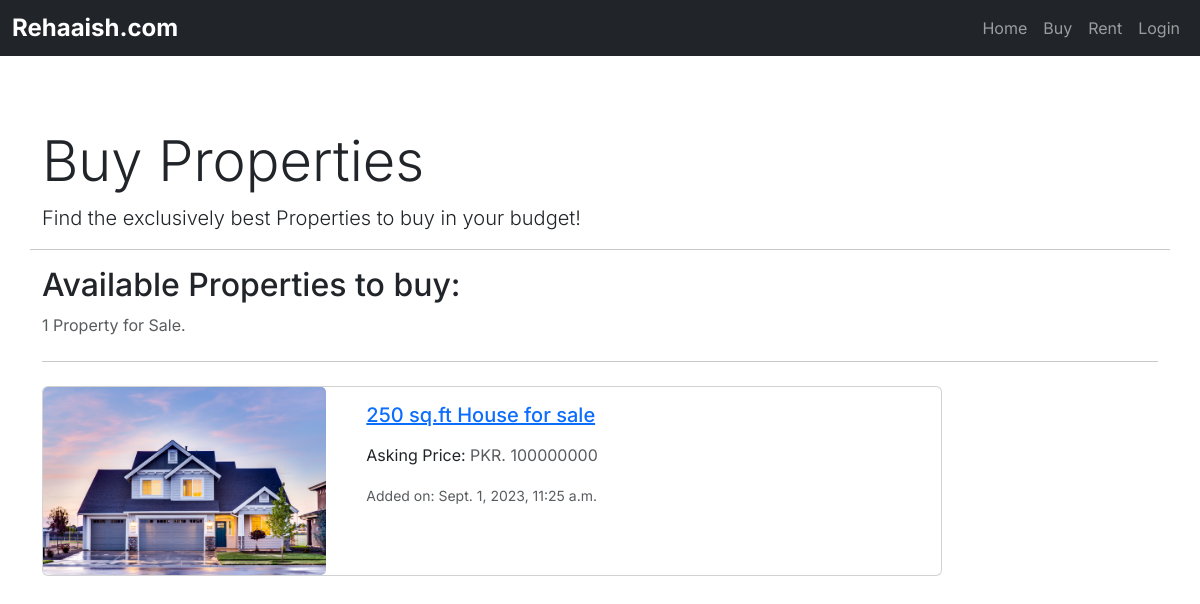
Page /buy/ on the earlier database version.
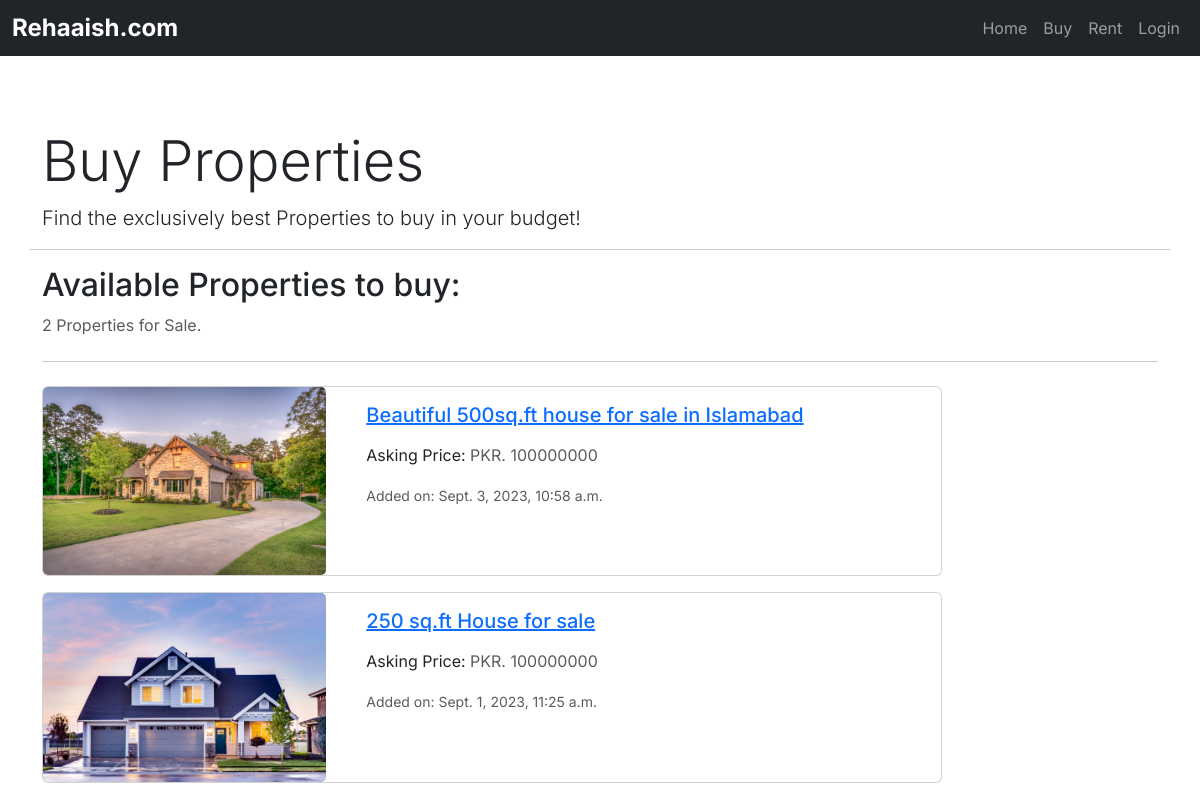
Same page on the later database version.
### market/models.py (models this page shows, shortened)
class Property(models.Model):
    UNIT_CHOICES = [
        ("Square feet", "sq.ft"),
        ("Square meters", "sq.m"),
        ("Marla", "marla"),
        ("Kanal", "kanal"),
    ]
    SALE_CHOICES = [
        ("Sell", "Sell"),
        ("Rent", "Rent"),
    ]
    PROVINCE_CHOICES = [
        ("Sindh", "S"),
        ("Punjab", "P"),
        ("Balochistan", "B"),
        ("KPK", "K"),
    ]
    title = models.CharField(max_length=300, blank=True, null=True)
    owner = models.ForeignKey(
        settings.AUTH_USER_MODEL, on_delete=models.CASCADE, blank=True, null=True)
    type = models.ForeignKey(
        PropertyType, on_delete=models.CASCADE, related_name="property", blank=True, null=True)
    sale_type = models.CharField(
        max_length=10, choices=SALE_CHOICES, blank=True, null=True)
    address = models.CharField(max_length=500, blank=True, null=True)
    price = models.IntegerField(blank=True, null=True)
    size = models.IntegerField(blank=True, null=True)
    size_unit = models.CharField(
        choices=UNIT_CHOICES, blank=True, null=True, max_length=100)
    description = models.TextField(blank=True, null=True)
    province = models.CharField(
        choices=PROVINCE_CHOICES, max_length=40, null=True, blank=True)
    city = models.ForeignKey(
        City, on_delete=models.CASCADE, related_name="property_city", null=True, blank=True)
    area = models.ForeignKey(
        Area, on_delete=models.CASCADE, related_name="area", null=True, blank=True)
    added_at = models.DateTimeField(
        default=timezone.now, blank=True, null=True)

class PropertyImage(models.Model):
    property = models.ForeignKey(
        Property, on_delete=models.CASCADE, related_name="property_pics")
    file = models.FileField(blank=True, upload_to=property_pic_path, verbose_name="Files",
                            validators=[validate_file_size], help_text="Allowed size is 50MB", null=True)

### market/views.py (the view)
# urls.py: path('buy/', BuyView, name="buy"),
def BuyView(request):
    listings = Property.objects.filter(sale_type="Sell").order_by("-added_at")
    quantity = listings.count()
    property_noun = "Property"
    if (quantity > 1):
        property_noun = "Properties"
    return render(request, 'market/buy.html', {'listings': listings, 'property_noun': property_noun, 'quantity': quantity})

### market/templates/market/buy.html (shortened to what this page needs)
{% extends 'market/base.html' %}
{% block content %}
<section class="container mt-5">
  <div class="row">
    <div class="col-md-8">
      <h1 class="display-4">Buy Properties</h1>
      <p class="lead">Find the exclusively best Properties to buy in your budget!</p>
    </div>
    <hr>
    <div>
      <h2 class="mb-2">Available Properties to buy:</h2>
      <p class="text-muted mb-4">{{ quantity }} {{property_noun}} for Sale.</p>
      <hr class="mb-4">
      {% if listings %}
        <div>
            {% for i in listings %}
                <div class="card mb-3" style="max-width: 900px;">
                <div class="row no-gutters">
                    <div class="col-md-4">
                    <img src="{% if i.property_pics.first.file %}{{ i.property_pics.first.file.url }}{% else %}https://static.vecteezy.com/system/resources/previews/014/554/760/original/man-profile-negative-photo-anonymous-silhouette-human-head-businessman-worker-support-illustration-vector.jpg{% endif %}"  class="card-img img-fluid" style="object-fit: cover; height: 100%; max-height: 200px;" alt="">
                    </div>
                    <div class="col-md-8">
                    <div class="card-body">
                        <a href="{% url 'market:listing_data' i.id %}">
                        <h5 class="card-title">{{ i.title }}</h5>
                        </a>
                        <p class="card-text">Asking Price: <span class="text-muted">PKR. {{ i.price }}</span></p>
                        <div ><small class="text-muted">Added on: {{ i.added_at }}</small></div>
                    </div>
                    </div>
                </div>
                </div>
            {% endfor %}
        </div>
      {% endif %}
    </div>
  </div>
</section>
{% endblock %}

Differences in the rows shown:
added Property: id.file (picture), title "Beautiful 500sq.ft house for sale in Islamabad", price "100000000", added_at "Sept. 3, 2023, 10:58 a.m."
Other differences:
{{ quantity }}: "1" → "2"
{{ property_noun }}: "Property" → "Properties"
